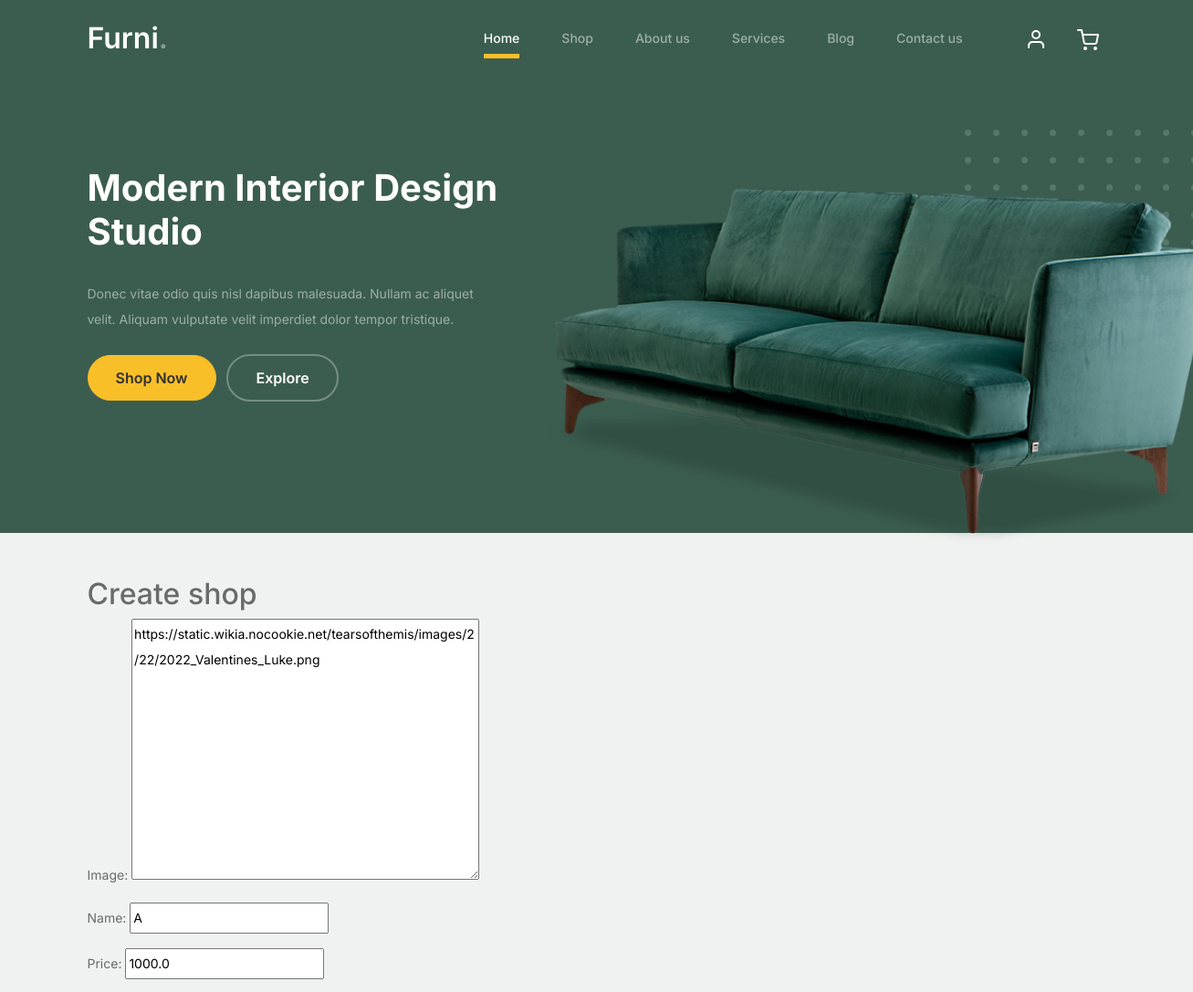
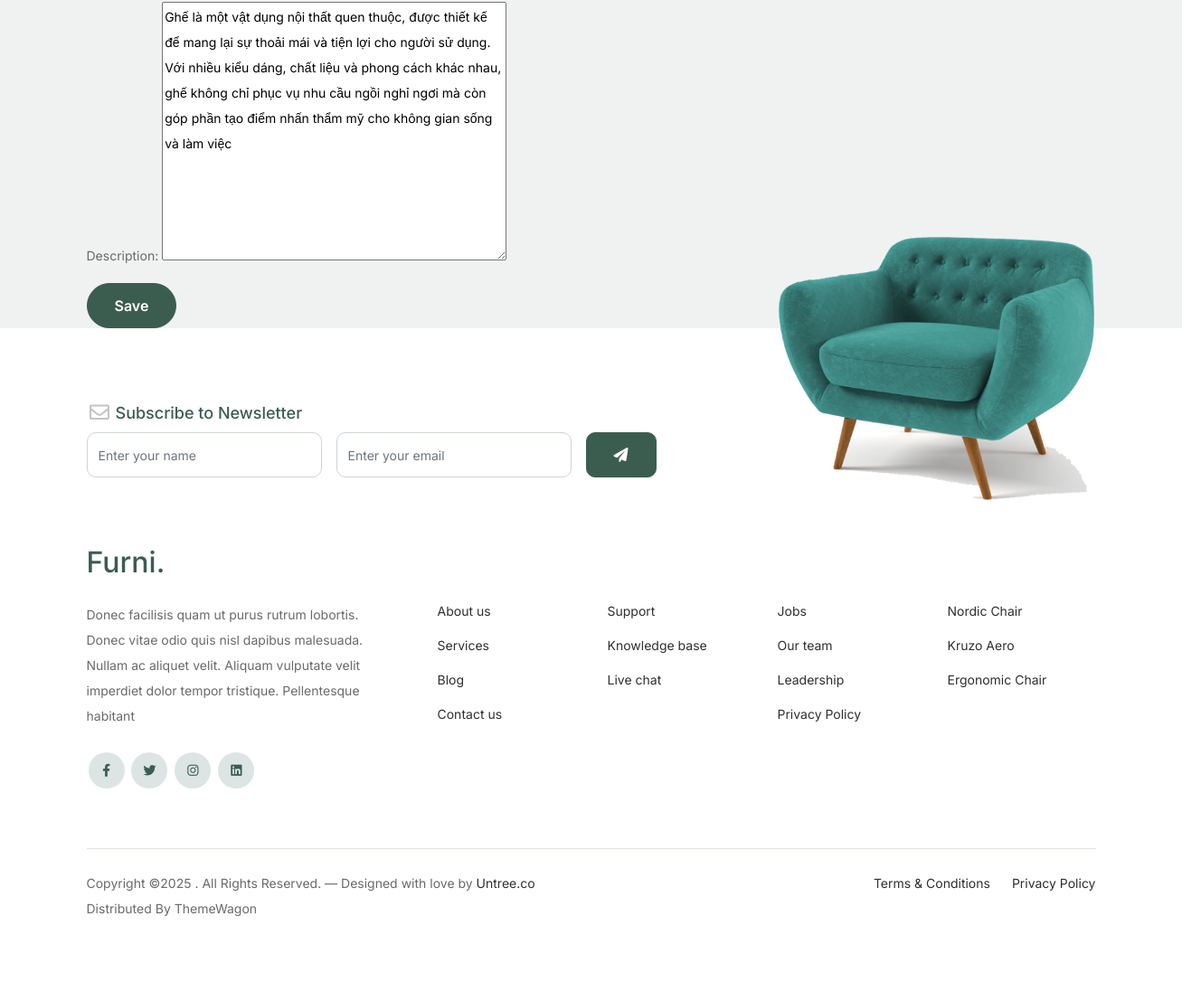
The app's page /shop/4/update/ with its own data (2 pictures, top to bottom).
### first_app/models.py (models this page shows, shortened)
class Shop(models.Model):
    image = models.TextField(unique=True)
    name = models.CharField(max_length=100, unique=True)
    price = models.FloatField()
    description = models.TextField()

### first_app/views.py (the view)
# urls.py: path("shop/<int:pk>/update/", views.ShopUpdateView.as_view(), name="shop_update"),
class ShopUpdateView(UpdateView):
    fields = ("image", "name", "price", "description")
    model = Shop
    success_url = reverse_lazy("shop")

### first_app/templates/first_app/shop_form.html (shortened to what this page needs)
{% extends "base.html" %}
{% block body_block %}
<div class="container mt-5">
    <h2>Create shop</h2>
    <form method="post" enctype="multipart/form-data">
        {{ form.as_p }}
        <button type="submit" class="btn btn-primary">Save</button>
    </form>
</div>
{% endblock %}

### static/css/style.css (style rules this page uses)
body { overflow-x: hidden; position: relative; }
body { font-family: "Inter", sans-serif; font-weight: 400; line-height: 28px; color: #6a6a6a; font-size: 14px; background-color: #eff2f1; }
.btn { font-weight: 600; padding: 12px 30px; border-radius: 30px; color: #ffffff; background: #2f2f2f; border-color: #2f2f2f; }
.btn.btn-primary { background: #3b5d50; border-color: #3b5d50; }
textarea { height: auto !important; }

### records on screen
Shop: image "https://static.wikia.nocookie.net/tearsofthemis/images/2/22/2022_Valentines_Luke.png", name "A", price "1000.0", description "Ghế là một vật dụng nội thất quen thuộc, được thiết kế để mang lại sự thoải mái và tiện lợi cho người sử dụng. Với nhiều kiểu dáng, chất liệu và phong cách khác nhau, ghế không chỉ phục vụ nhu cầu ngồi nghỉ ngơi mà còn góp phần tạo điểm nhấn thẩm mỹ cho không gian sống và làm việc"
